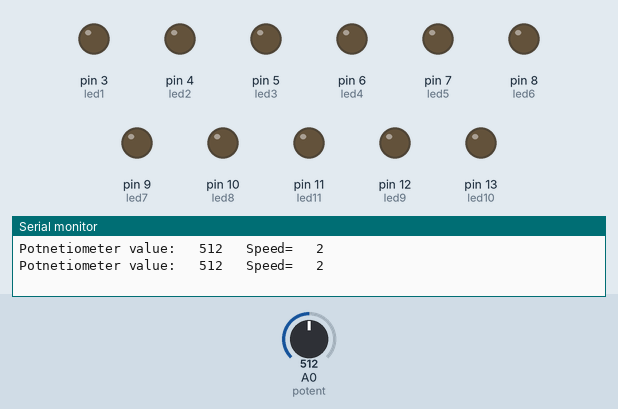
Recording of a sketch running on a simulated Arduino Uno, built with avr-gcc and run on an emulated ATmega328P. On the bench: output pins drawn as LEDs (lit = HIGH), the last lines printed to the serial monitor. The inputs (shaded band) are chosen by the test bench; at power-on: A0 (potent) = 512.

Above: at 1.8 s.
1.9 s: A0 (potent) set to 223
At 2.25 s:
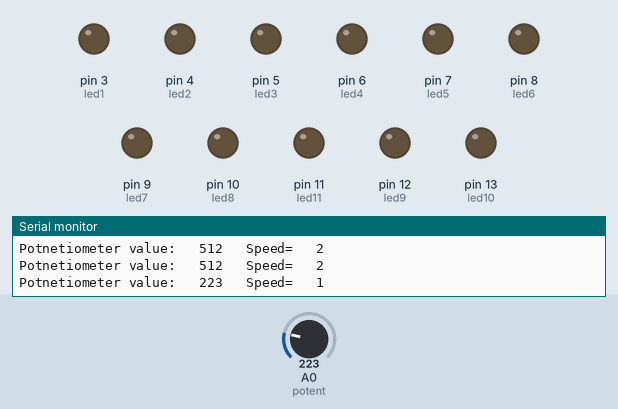
6.1 s: A0 (potent) set to 187
At 6.52 s:
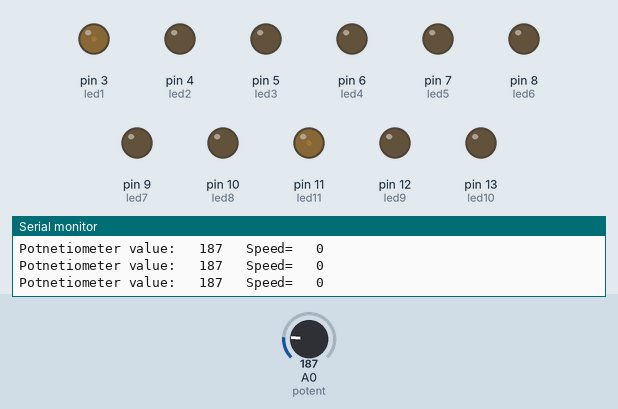
Timing chart, 0 to 6.8 s (numbered marks = the images above; inputs shaded):
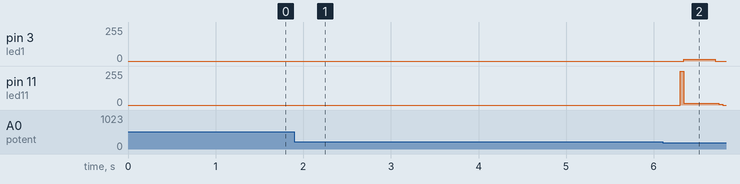

Measured:
- after the input at 1.9 s, pin 11 (led11): stays 0/255 (without the input it goes to 242/255 after 2.3 s)
- after the input at 6.1 s, pin 3 (led1): 0/255 → 12/255 after 0.24 s, → 0/255 0.36 s later; pin 11 (led11): 0/255 → 12/255 after 0.20 s, → 0/255 0.44 s later

The sketch:

Knight_Rider_With_Potentiometer.ino
```cpp
int led1=3;
int led2=4;
int led3=5;
int led4=6;
int led5=7;
int led6=8;
int led7=9;
int led8=10;
int led9=12;
int led10=13;
int led11=11;

int potent=A0;
float dly=200;
float corner=dly/100;

//void led_on_off(int);

void setup() {
  // put your setup code here, to run once:
pinMode(led1,OUTPUT);
pinMode(led2,OUTPUT);
pinMode(led3,OUTPUT);
pinMode(led4,OUTPUT);
pinMode(led5,OUTPUT);
pinMode(led6,OUTPUT);
pinMode(led7,OUTPUT);
pinMode(led8,OUTPUT);
pinMode(led9,OUTPUT);
pinMode(led10,OUTPUT);
pinMode(led11,OUTPUT);
pinMode(potent,INPUT);
Serial.begin(9600);
}

void loop() {
  // put your main code here, to run repeatedly:
 int potent_value=analogRead(potent);

 Serial.print("Potnetiometer value:   ");
 Serial.print(potent_value);

int led_speed=(potent_value*5)/1023;

 Serial.print("   Speed=   ");
 Serial.println(led_speed);

corner=led_speed;
dly=corner/2;

for (int i=0; i<255; i++){
  analogWrite(led1,i);
  delay(corner);
  }
  analogWrite(led1,0);

  digitalWrite(led2,HIGH);
  delay(dly);
  digitalWrite(led2,LOW);
  delay(dly);
  digitalWrite(led3,HIGH);
  delay(dly);
  digitalWrite(led3,LOW);
  delay(dly);
  digitalWrite(led4,HIGH);
  delay(dly);
  digitalWrite(led4,LOW);
  delay(dly);
  digitalWrite(led5,HIGH);
  delay(dly);
  digitalWrite(led5,LOW);
  delay(dly);
  digitalWrite(led6,HIGH);
  delay(dly);
  digitalWrite(led6,LOW);
  delay(dly);
  digitalWrite(led7,HIGH);
  delay(dly);
  digitalWrite(led7,LOW);
  delay(dly);
  digitalWrite(led8,HIGH);
  delay(dly);
  digitalWrite(led8,LOW);
  delay(dly);
  digitalWrite(led9,HIGH);
  delay(dly);
  digitalWrite(led9,LOW);
  delay(dly);
  digitalWrite(led10,HIGH);
  delay(dly);
  digitalWrite(led10,LOW);
  delay(dly);
  digitalWrite(led11,HIGH);
  delay(dly);
  digitalWrite(led11,LOW);
  delay(dly);

  for (int i=0; i<255; i++){
  analogWrite(led11,i);
  delay(corner);
  }
  analogWrite(led11,0);

  digitalWrite(led10,HIGH);
  delay(dly);
  digitalWrite(led10,LOW);
  delay(dly);
  digitalWrite(led9,HIGH);
  delay(dly);
  digitalWrite(led9,LOW);
  delay(dly);
  digitalWrite(led8,HIGH);
  delay(dly);
  digitalWrite(led8,LOW);
  delay(dly);
  digitalWrite(led7,HIGH);
  delay(dly);
  digitalWrite(led7,LOW);
  delay(dly);
  digitalWrite(led6,HIGH);
  delay(dly);
  digitalWrite(led6,LOW);
  delay(dly);
  digitalWrite(led5,HIGH);
  delay(dly);
  digitalWrite(led5,LOW);
  delay(dly);
  digitalWrite(led4,HIGH);
  delay(dly);
  digitalWrite(led4,LOW);
  delay(dly);
  digitalWrite(led3,HIGH);
  delay(dly);
  digitalWrite(led3,LOW);
  delay(dly);
  digitalWrite(led2,HIGH);
  delay(dly);
  digitalWrite(led2,LOW);
  delay(dly);
  digitalWrite(led1,HIGH);
  delay(dly);
  digitalWrite(led1,LOW);
  delay(dly);
}
```
